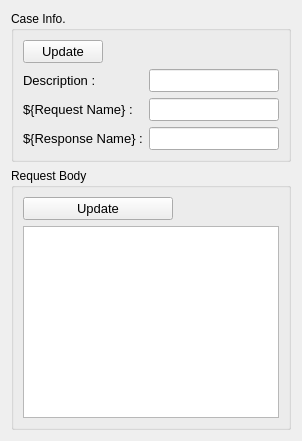
              <widget class="QWidget" name="tab_37">
               <attribute name="title">
                <string>Request Body</string>
               </attribute>
               <layout class="QHBoxLayout" name="horizontalLayout_10">
                <item>
                 <layout class="QGridLayout" name="gridLayout_21" rowstretch="0,0,0,0,0,0,0" columnstretch="3,7">
                  <item row="6" column="0" colspan="2">
                   <widget class="QGroupBox" name="groupBox">
                    <property name="title">
                     <string>Request Body</string>
                    </property>
                    <layout class="QVBoxLayout" name="verticalLayout_6">
                     <item>
                      <widget class="QPushButton" name="btn_update_text_body">
                       <property name="maximumSize">
                        <size>
                         <width>150</width>
                         <height>16777215</height>
                        </size>
                       </property>
                       <property name="font">
                        <font>
                         <family>Segoe UI</family>
                         <pointsize>10</pointsize>
                        </font>
                       </property>
                       <property name="text">
                        <string>Update</string>
                       </property>
                      </widget>
                     </item>
                     <item>
                      <widget class="QPlainTextEdit" name="text_body">
                       <property name="font">
                        <font>
                         <family>Segoe UI</family>
                         <pointsize>10</pointsize>
                        </font>
                       </property>
                      </widget>
                     </item>
                    </layout>
                   </widget>
                  </item>
                  <item row="4" column="0" rowspan="2" colspan="2">
                   <widget class="QGroupBox" name="groupBox_2">
                    <property name="title">
                     <string>Case Info.</string>
                    </property>
                    <layout class="QHBoxLayout" name="horizontalLayout_22">
                     <item>
                      <layout class="QFormLayout" name="formLayout">
                       <item row="0" column="0">
                        <widget class="QPushButton" name="btn_update_info">
                         <property name="maximumSize">
                          <size>
                           <width>150</width>
                           <height>16777215</height>
                          </size>
                         </property>
                         <property name="font">
                          <font>
                           <family>Segoe UI</family>
                           <pointsize>10</pointsize>
                          </font>
                         </property>
                         <property name="text">
                          <string>Update</string>
                         </property>
                        </widget>
                       </item>
                       <item row="1" column="0">
                        <widget class="QLabel" name="label_71">
                         <property name="styleSheet">
                          <string notr="true">* {
    font-family: &quot;Segoe UI&quot;;
    font-size: 10pt;
    /* 添加其他字体样式属性，如颜色等 */
}</string>
                         </property>
                         <property name="text">
                          <string>Description :</string>
                         </property>
                        </widget>
                       </item>
                       <item row="2" column="0">
                        <widget class="QLabel" name="label_72">
                         <property name="styleSheet">
                          <string notr="true">* {
    font-family: &quot;Segoe UI&quot;;
    font-size: 10pt;
    /* 添加其他字体样式属性，如颜色等 */
}</string>
                         </property>
                         <property name="text">
                          <string>${Request Name} :</string>
                         </property>
                        </widget>
                       </item>
                       <item row="3" column="0">
                        <widget class="QLabel" name="label_73">
                         <property name="styleSheet">
                          <string notr="true">* {
    font-family: &quot;Segoe UI&quot;;
    font-size: 10pt;
    /* 添加其他字体样式属性，如颜色等 */
}</string>
                         </property>
                         <property name="text">
                          <string>${Response Name} :</string>
                         </property>
                        </widget>
                       </item>
                       <item row="3" column="1">
                        <widget class="QLineEdit" name="textbox_tc_response_name">
                         <property name="styleSheet">
                          <string notr="true">* {
    font-family: &quot;Segoe UI&quot;;
    font-size: 10pt;
    /* 添加其他字体样式属性，如颜色等 */
}</string>
                         </property>
                        </widget>
                       </item>
                       <item row="2" column="1">
                        <widget class="QLineEdit" name="textbox_tc_request_name">
                         <property name="styleSheet">
                          <string notr="true">* {
    font-family: &quot;Segoe UI&quot;;
    font-size: 10pt;
    /* 添加其他字体样式属性，如颜色等 */
}</string>
                         </property>
                        </widget>
                       </item>
                       <item row="1" column="1">
                        <widget class="QLineEdit" name="textbox_tc_description">
                         <property name="styleSheet">
                          <string notr="true">* {
    font-family: &quot;Segoe UI&quot;;
    font-size: 10pt;
    /* 添加其他字体样式属性，如颜色等 */
}</string>
                         </property>
                        </widget>
                       </item>
                      </layout>
                     </item>
                    </layout>
                   </widget>
                  </item>
                 </layout>
                </item>
               </layout>
              </widget>
